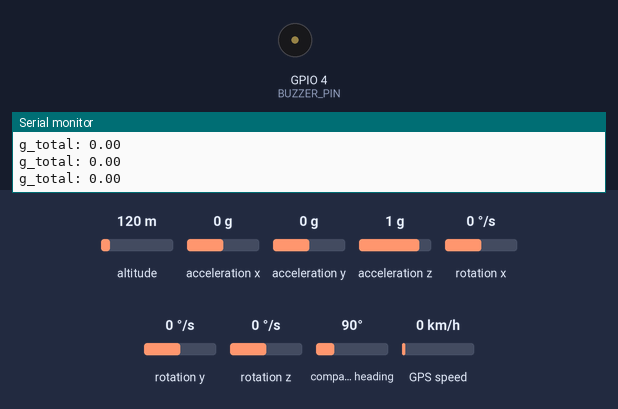
Bench run of a sketch on a simulated ESP32. Shown: buzzer (waves = sounding, pin HIGH), the last lines printed to the serial monitor. The test bench sets the inputs (shaded band); at power-on: acceleration x 0 g, altitude 120 m, acceleration y 0 g, acceleration z 1 g, rotation x 0 °/s, rotation y 0 °/s, rotation z 0 °/s, compass heading 90°, GPS speed 0 km/h. WiFi joins after 1.5 s; servers stay silent unless stated; the GPS gets a fix after 3 s at 37.7749, -122.4194 with 8 satellites; web services answer with replies made up by the test bench.

Above: at 14.2 s.
14.3 s: acceleration x set to -1.4 g
At 15.1 s:
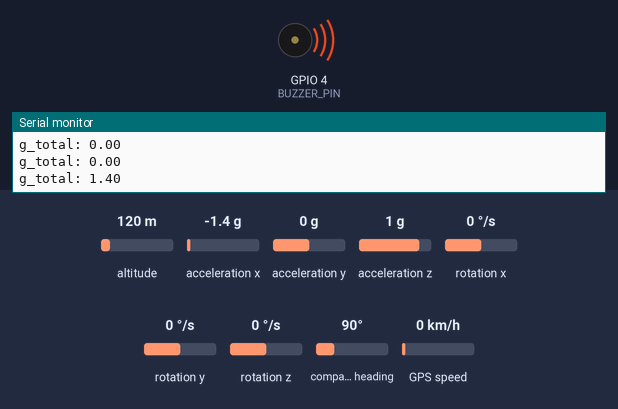
16.8 s: acceleration x set to -1.2 g
20.1 s: acceleration x set to -0.9 g
21.6 s: acceleration x set to 0.9 g
24.1 s: acceleration x set to 1.2 g
At 26.4 s:
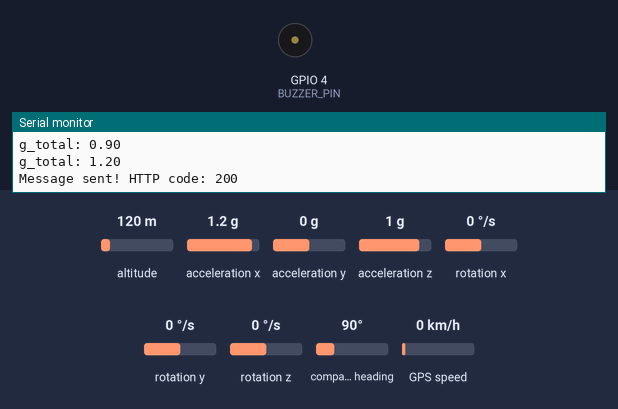
Timing chart, 0 to 27.6 s (numbered marks = the images above; inputs shaded):
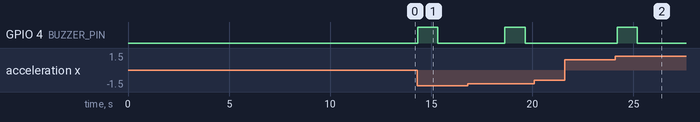

Measured:
- the behaviour switches between 1 and 1.1 g on acceleration x (found by bisection; images 1 and 2)
- after the input at 14.3 s, GPIO 4 (BUZZER_PIN): LOW → HIGH at once, → LOW 1.0 s later
- after the input at 20.1 s, every drawn part: stays the same
- after the input at 24.1 s, GPIO 4 (BUZZER_PIN): LOW → HIGH after 0.10 s, → LOW 1.0 s later

The sketch:

esp32_all.ino
```cpp
#include <Wire.h>
#include <MPU6050.h>
#include <WiFi.h>
#include <HTTPClient.h>
#include <TinyGPS++.h>
#include <HardwareSerial.h>

// WiFi
const char* ssid = "iphone13";
const char* password = "nikhils23j";

// Telegram
String botToken = "user_token";
String chatID = "1519496749";

// Buzzer
#define BUZZER_PIN 4

// Accelerometer
MPU6050 accel;
#define SAMPLE_COUNT 200
#define CRASH_THRESHOLD 1.0
float offset_ax = 0, offset_ay = 0, offset_az = 0;

// GPS
#define GPS_RX 16
#define GPS_TX 17
TinyGPSPlus gps;
HardwareSerial gpsSerial(2);

// --- SETUP ---
void setup() {
  Serial.begin(115200);
  delay(1000);

  // Buzzer and I2C Init
  pinMode(BUZZER_PIN, OUTPUT);
  Wire.begin(21, 22);  // SDA, SCL

  // WiFi Connect
  Serial.println("Connecting to WiFi...");
  WiFi.begin(ssid, password);
  int retries = 0;
  while (WiFi.status() != WL_CONNECTED && retries < 20) {
    delay(500);
    Serial.print(".");
    retries++;
  }
  if (WiFi.status() == WL_CONNECTED) {
    Serial.println("\nWiFi connected.");
    sendTelegramMessage("📡 ESP32 Connected to WiFi.");
  } else {
    Serial.println("\nFailed to connect to WiFi.");
  }

  // Accelerometer Init & Calibration
  accel.initialize();
  Serial.println("Calibrating accelerometer... Please keep still.");

  long sum_ax = 0, sum_ay = 0, sum_az = 0;
  int16_t ax, ay, az;
  for (int i = 0; i < SAMPLE_COUNT; i++) {
    accel.getAcceleration(&ax, &ay, &az);
    sum_ax += ax;
    sum_ay += ay;
    sum_az += az;
    delay(50);
  }
  offset_ax = sum_ax / (float)SAMPLE_COUNT;
  offset_ay = sum_ay / (float)SAMPLE_COUNT;
  offset_az = sum_az / (float)SAMPLE_COUNT;
  Serial.println("Accelerometer calibrated.");

  // GPS Setup
  gpsSerial.begin(9600, SERIAL_8N1, GPS_RX, GPS_TX);
  Serial.println("Waiting for GPS fix...");
  unsigned long startTime = millis();
  bool fixAcquired = false;
  while (!fixAcquired && millis() - startTime < 60000) {
    while (gpsSerial.available()) gps.encode(gpsSerial.read());
    if (gps.location.isValid()) {
      fixAcquired = true;
    } else {
      Serial.print(".");
      delay(500);
    }
  }
  if (fixAcquired) {
    Serial.println("\nGPS fix acquired!");
  } else {
    Serial.println("\nGPS fix NOT acquired.");
  }
}

// --- LOOP ---
void loop() {
  // Read Accel
  int16_t ax_raw, ay_raw, az_raw;
  accel.getAcceleration(&ax_raw, &ay_raw, &az_raw);

  float ax = (ax_raw - offset_ax) / 16384.0;
  float ay = (ay_raw - offset_ay) / 16384.0;
  float az = (az_raw - offset_az) / 16384.0;

  float g_total = sqrt(ax * ax + ay * ay + az * az);
  Serial.print("g_total: "); Serial.println(g_total);

  // Feed GPS
  while (gpsSerial.available()) gps.encode(gpsSerial.read());

  // Detect Crash
  if (g_total > CRASH_THRESHOLD) {
    digitalWrite(BUZZER_PIN, HIGH);
    delay(1000);
    digitalWrite(BUZZER_PIN, LOW);

    String message;
    if (gps.location.isUpdated()) {
      String lat = String(gps.location.lat(), 6);
      String lng = String(gps.location.lng(), 6);
      message = "🚨 Crash Detected! \n📍 Location: https://maps.google.com/?q=" + lat + "," + lng;
    } else {
      message = "🚨 Crash Detected! \n📍 Location not available.";
    }

    sendTelegramMessage(message);
    delay(3000); // Avoid spamming
  }

  delay(100);  // 10 Hz
}

// --- TELEGRAM ---
void sendTelegramMessage(String message) {
  String safeMessage = urlencode(message);
  String url = "https://api.telegram.org/bot" + botToken +
               "/sendMessage?chat_id=" + chatID + "&text=" + safeMessage;

  HTTPClient http;
  http.begin(url);
  int httpCode = http.GET();
  if (httpCode > 0) {
    Serial.println("Message sent! HTTP code: " + String(httpCode));
  } else {
    Serial.println("Failed to send message. HTTP error: " + String(httpCode));
  }
  http.end();
}

String urlencode(String str) {
  String encoded = "";
  char c;
  char code0, code1;
  for (int i = 0; i < str.length(); i++) {
    c = str.charAt(i);
    if (isalnum(c)) {
      encoded += c;
    } else {
      code1 = (c & 0xf) + '0';
      if ((c & 0xf) > 9) code1 = (c & 0xf) - 10 + 'A';
      c = (c >> 4) & 0xf;
      code0 = c + '0';
      if (c > 9) code0 = c - 10 + 'A';
      encoded += '%';
      encoded += code0;
      encoded += code1;
    }
  }
  return encoded;
}
```
